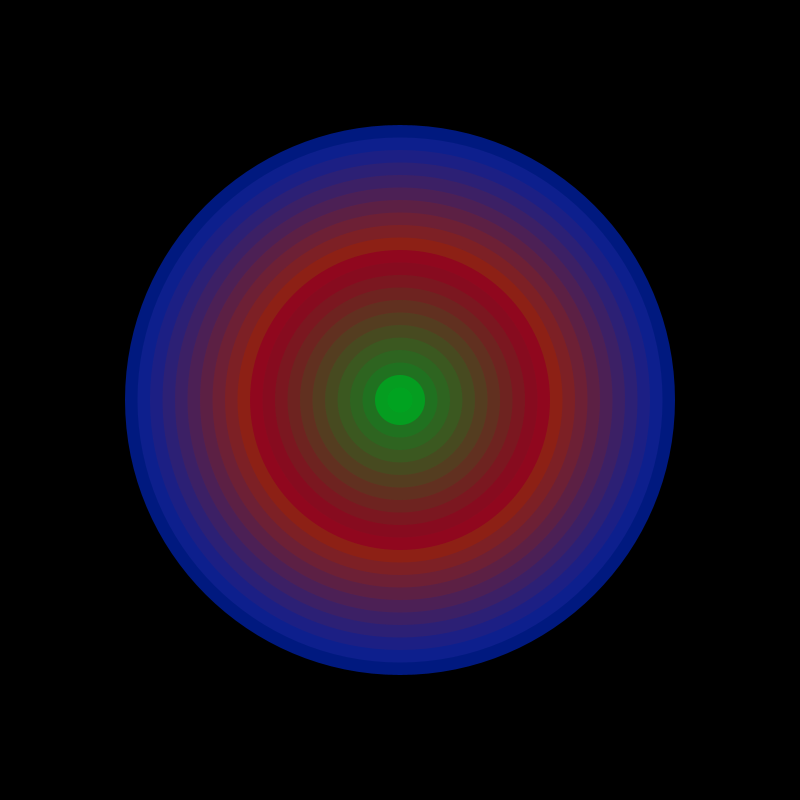
Frame 1 (no input)
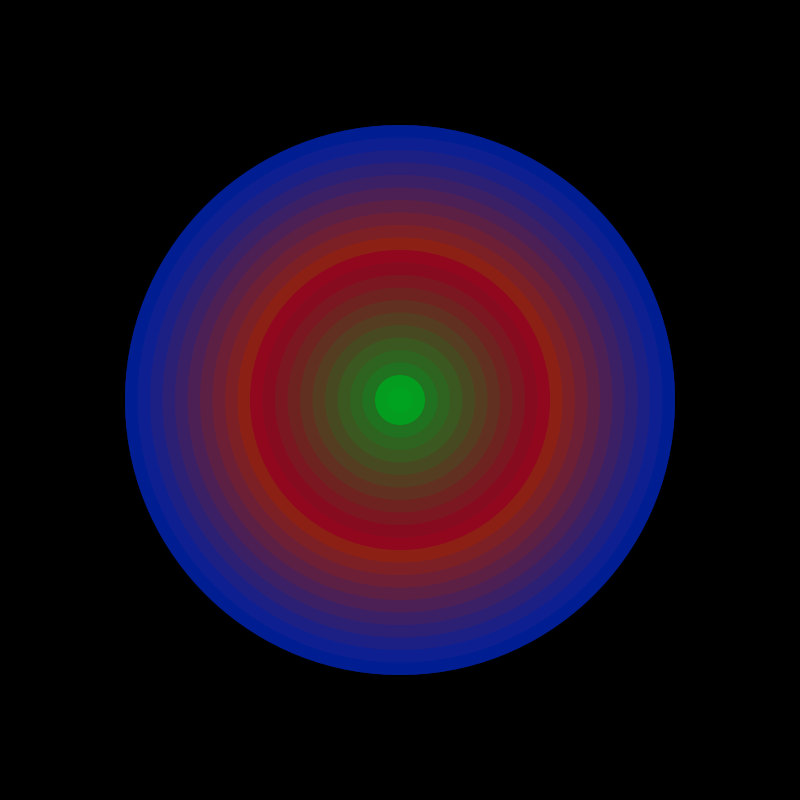
Frame 60 (the mouse pressed at the canvas centre just before this capture)
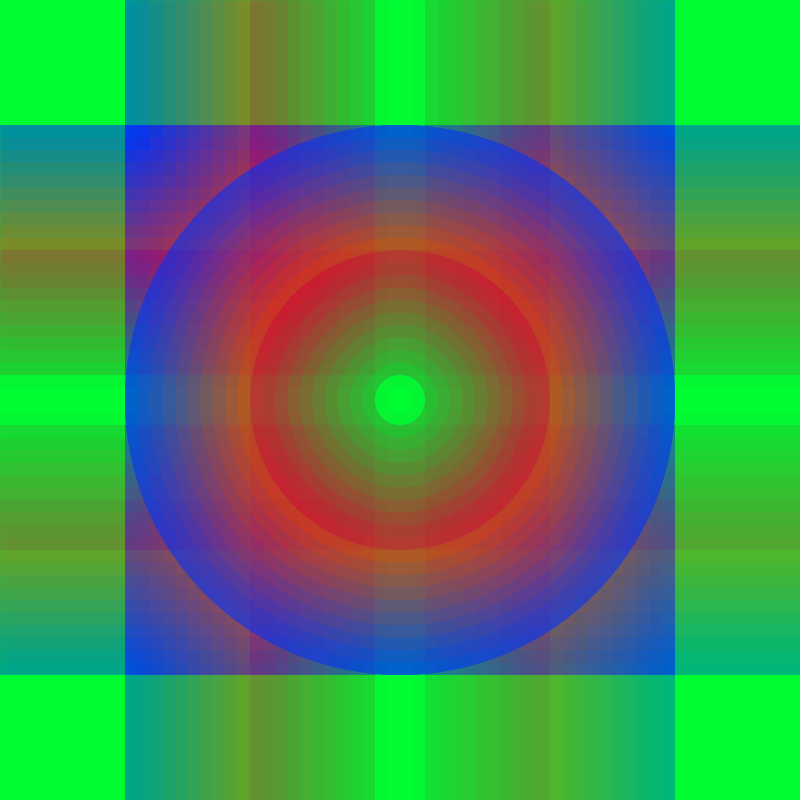
Frame 120 (the mouse held since frame 60 and released just before this capture)

The Processing sketch that drew these frames (run headless with seeded random() and noise(); from frame 60 on, the mouse is pressed at the canvas centre):

// Processing sketch: processing_76368
// ── processing_76368.pde

//David Kim
//Creative Programming
//Assignment 3-2
//10-15-12

void setup() {
  size(800, 800);
  background(0);
}

void draw() {
  noStroke();
  smooth();
  
  int opacityLine = 50;
  int opacityCircle = 200;
  
  //ELLIPSES
  for (int i=0; i<10; i++) {
    fill(0+(i*25), 50, 250-(i*25), opacityCircle);
    ellipse(width/2, height/2, 550-(i*25), 550-(i*25));
  }
  
  for (int i=0; i<15; i++) {
    fill (225-(i*20), 0+(i*20), 50, opacityCircle);
    ellipse(width/2, height/2, 300-(i*25), 300-(i*25));
  }

  //LINES
  for (int i=0; i<width; i++) { //sample color of line
    color c = get(i, mouseY);
    stroke(c, opacityLine);
    line (i, 0, i, height);

    color b = get(mouseX, i);
    stroke(b, opacityLine);
    line (0, i, width, i);
  }
}
